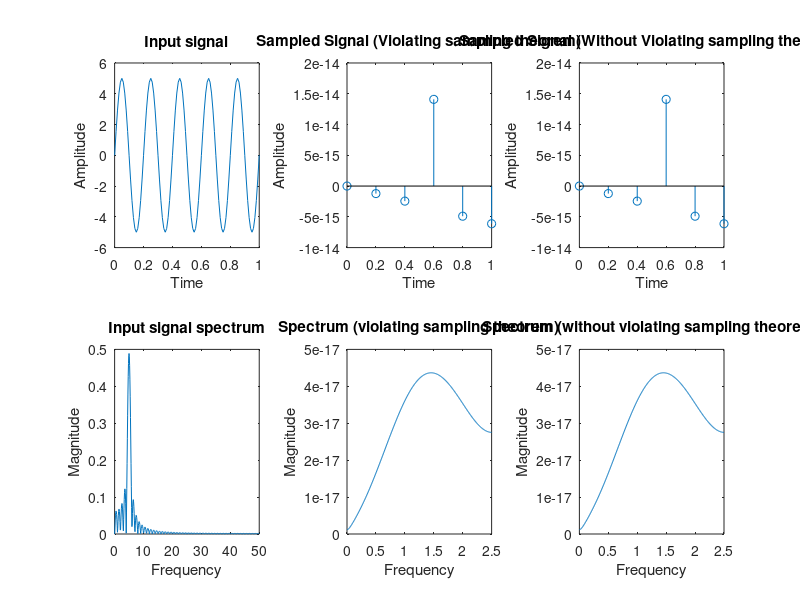

Source code (MATLAB):
%To Sample the analog signal Asin(2*pi*f*t)
clc
clear all
close all
display('SAMPLING OF ANALOG SIGNAL ASIN(2*PI*F*T)');
%Step 1: Generating the Signal
A=input('Enter the input signal amplitude: ');        %Obtaining the input signal parameters
f=input('Enter the input signal frequency(in Hz): ');
nc=input('Enter number of cycles needed: ');
tmax=nc*(1/f);                                        %Defining time vector
t=0:1e-2:tmax;
x=A*sin(2*pi*f*t);                                    %Defining the input signal
%Step 2: Sampling the signal 
fmin=2*f;                                             %Calculating minimum sampling frequency according to sampling theorem
display('Minimum sampling frequency needed(in Hz): ');
display(fmin);
fs1=input('Enter the sampling frequency (violating sampling theorem): ');     %Obtaining sampling frequencies
fs2=input('Enter the sampling frequency (without violating sampling theorem): ');
T1=1/fs1;                                                                     %Defining sampling time (violating sampling theorem)
t1=0:T1:tmax;
x1=A*sin(2*pi*f*t1);                                                          %Sampled Signal (violating sampling theorem)
T2=1/fs2;                                                                     %Defining sampling time (without violating sampling theorem)
t2=0:T2:tmax;
x2=A*sin(2*pi*f*t2);                                                          %Sampled Signal (without violating sampling theorem)
%Step 3: Determing the Spectrum
N=1024;
fs=100;
F=fs/2*linspace(0,1,N/2);                                                     %Defining Frequency vectors
F1=fs1/2*linspace(0,1,N/2);
F2=fs2/2*linspace(0,1,N/2);
X=fft(x,N)/N;                                                                   %Applying Fast Fourier Transforms
X1=fft(x1,N)/N;
X2=fft(x2,N)/N;
%Step 4: Plotting the signals 
subplot(2,3,1),plot(t,x),title('Input signal'),xlabel('Time'),ylabel('Amplitude'); %Plotting the input signal
subplot(2,3,2);                                                                      %Plotting the sampled signal (violating sampling theorem)
stem(t1,x1),title('Sampled Signal (Violating sampling theorem)'),xlabel('Time'),ylabel('Amplitude');
subplot(2,3,3);                                                                    %Plotting the sampled signal (without violating sampling theorem)
stem(t2,x2),title('Sampled Signal (Without Violating sampling theorem)'),xlabel('Time'),ylabel('Amplitude');
subplot(2,3,4),plot(F,2*abs(X(1:length(F)))),title('Input signal spectrum'),xlabel('Frequency'),ylabel('Magnitude');
subplot(2,3,5),plot(F1,2*abs(X1(1:length(F1)))),title('Spectrum (violating sampling theorem)'),xlabel('Frequency'),ylabel('Magnitude');
subplot(2,3,6),plot(F2,2*abs(X2(1:length(F2)))),title('Spectrum (without violating sampling theorem)'),xlabel('Frequency'),ylabel('Magnitude');
